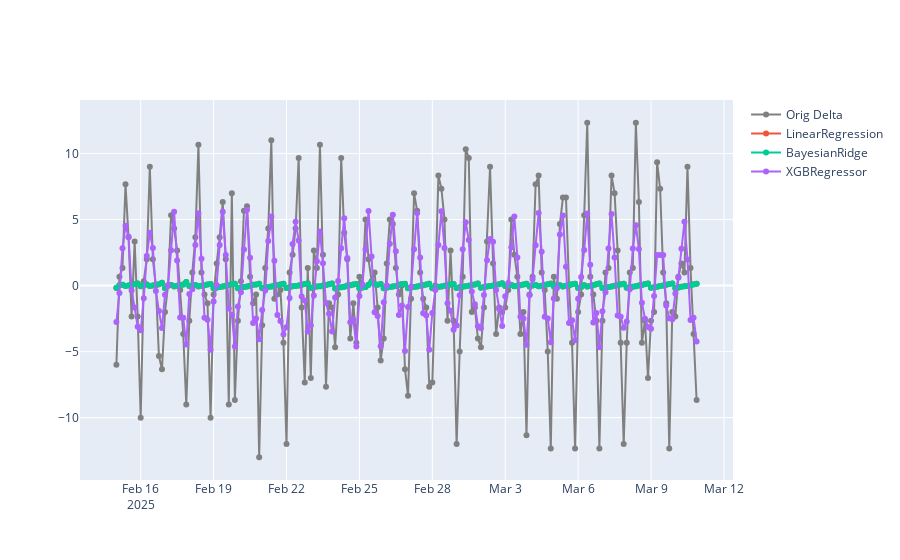

This figure's notebook cell:
### Code cell
from velibds import VelibDataViz as viz

chatelet = '82328045'

df_show = df3h_test.copy()
tasks = [
    {
        'x': 'trih',
        'y': 'delta',
        'name': 'Orig Delta',
        'color' : 'gray'
    }
    ]
# tasks = []
for i, (dat, y_pred) in enumerate(results):
    tag = f'delta_{i}'
    model_tag = dat.loc['train', 'model']
    tasks.append({
        'x': 'trih',
        'y': tag,
        'name': model_tag,
        # 'color' : 'red'
    })
    df_show[tag] = y_pred
mask = df_show.station.astype(str) == chatelet
df_show = df_show[mask]
viz.line(df_show, tasks)

### Figure 1 — Plotly figure (JSON) as saved in the notebook; plotly's stock layout.template omitted (floating-point values rounded to 4 significant figures; data arrays with more than 128 entries replaced by an {"elided": "..."} marker saying what was removed)
{"data": [{"line": {"color": "gray"}, "mode": "lines+markers", "name": "Orig Delta", "type": "scatter", "x": {"elided": "192 str values"}, "xaxis": "x", "y": {"elided": "192 float values"}, "yaxis": "y"}, {"mode": "lines+markers", "name": "LinearRegression", "type": "scatter", "x": {"elided": "192 str values"}, "xaxis": "x", "y": {"elided": "192 float values"}, "yaxis": "y"}, {"mode": "lines+markers", "name": "BayesianRidge", "type": "scatter", "x": {"elided": "192 str values"}, "xaxis": "x", "y": {"elided": "192 float values"}, "yaxis": "y"}, {"mode": "lines+markers", "name": "XGBRegressor", "type": "scatter", "x": {"elided": "192 str values"}, "xaxis": "x", "y": {"elided": "192 float values"}, "yaxis": "y"}], "layout": {"title": {}, "xaxis": {"anchor": "y", "domain": [0, 1]}, "yaxis": {"anchor": "x", "domain": [0, 1]}}}
